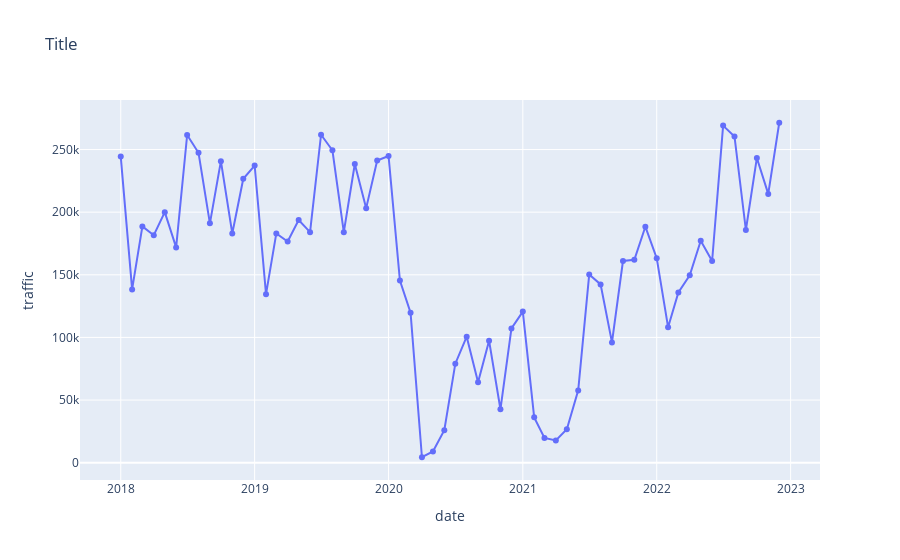

The notebook cell this image was saved under:
### Code cell
from src.figures import plot_airport_line 

plot_airport_line(pax_apt_all, "FMEE")

### Figure 1 — Plotly figure (JSON) as saved in the notebook; plotly's stock layout.template omitted (floating-point values rounded to 4 significant figures)
{"data": [{"hovertemplate": "<i>Aéroport:</i> %{text}<br>Trafic: %{y}", "legendgroup": "", "line": {"color": "#636efa", "dash": "solid"}, "marker": {"symbol": "circle"}, "mode": "markers+lines", "name": "", "orientation": "v", "showlegend": false, "text": ["LA REUNION-ROLAND GARROS", "LA REUNION-ROLAND GARROS", "LA REUNION-ROLAND GARROS", "LA REUNION-ROLAND GARROS", "LA REUNION-ROLAND GARROS", "LA REUNION-ROLAND GARROS", "LA REUNION-ROLAND GARROS", "LA REUNION-ROLAND GARROS", "LA REUNION-ROLAND GARROS", "LA REUNION-ROLAND GARROS", "LA REUNION-ROLAND GARROS", "LA REUNION-ROLAND GARROS", "LA REUNION-ROLAND GARROS", "LA REUNION-ROLAND GARROS", "LA REUNION-ROLAND GARROS", "LA REUNION-ROLAND GARROS", "LA REUNION-ROLAND GARROS", "LA REUNION-ROLAND GARROS", "LA REUNION-ROLAND GARROS", "LA REUNION-ROLAND GARROS", "LA REUNION-ROLAND GARROS", "LA REUNION-ROLAND GARROS", "LA REUNION-ROLAND GARROS", "LA REUNION-ROLAND GARROS", "LA REUNION-ROLAND GARROS", "LA REUNION-ROLAND GARROS", "LA REUNION-ROLAND GARROS", "LA REUNION-ROLAND GARROS", "LA REUNION-ROLAND GARROS", "LA REUNION-ROLAND GARROS", "LA REUNION-ROLAND GARROS", "LA REUNION-ROLAND GARROS", "LA REUNION-ROLAND GARROS", "LA REUNION-ROLAND GARROS", "LA REUNION-ROLAND GARROS", "LA REUNION-ROLAND GARROS", "LA REUNION-ROLAND GARROS", "LA REUNION-ROLAND GARROS", "LA REUNION-ROLAND GARROS", "LA REUNION-ROLAND GARROS", "LA REUNION-ROLAND GARROS", "LA REUNION-ROLAND GARROS", "LA REUNION-ROLAND GARROS", "LA REUNION-ROLAND GARROS", "LA REUNION-ROLAND GARROS", "LA REUNION-ROLAND GARROS", "LA REUNION-ROLAND GARROS", "LA REUNION-ROLAND GARROS", "LA REUNION-ROLAND GARROS", "LA REUNION-ROLAND GARROS", "LA REUNION-ROLAND GARROS", "LA REUNION-ROLAND GARROS", "LA REUNION-ROLAND GARROS", "LA REUNION-ROLAND GARROS", "LA REUNION-ROLAND GARROS", "LA REUNION-ROLAND GARROS", "LA REUNION-ROLAND GARROS", "LA REUNION-ROLAND GARROS", "LA REUNION-ROLAND GARROS", "LA REUNION-ROLAND GARROS"], "type": "scatter", "x": ["2018-01-01T00:00:00", "2018-02-01T00:00:00", "2018-03-01T00:00:00", "2018-04-01T00:00:00", "2018-05-01T00:00:00", "2018-06-01T00:00:00", "2018-07-01T00:00:00", "2018-08-01T00:00:00", "2018-09-01T00:00:00", "2018-10-01T00:00:00", "2018-11-01T00:00:00", "2018-12-01T00:00:00", "2019-01-01T00:00:00", "2019-02-01T00:00:00", "2019-03-01T00:00:00", "2019-04-01T00:00:00", "2019-05-01T00:00:00", "2019-06-01T00:00:00", "2019-07-01T00:00:00", "2019-08-01T00:00:00", "2019-09-01T00:00:00", "2019-10-01T00:00:00", "2019-11-01T00:00:00", "2019-12-01T00:00:00", "2020-01-01T00:00:00", "2020-02-01T00:00:00", "2020-03-01T00:00:00", "2020-04-01T00:00:00", "2020-05-01T00:00:00", "2020-06-01T00:00:00", "2020-07-01T00:00:00", "2020-08-01T00:00:00", "2020-09-01T00:00:00", "2020-10-01T00:00:00", "2020-11-01T00:00:00", "2020-12-01T00:00:00", "2021-01-01T00:00:00", "2021-02-01T00:00:00", "2021-03-01T00:00:00", "2021-04-01T00:00:00", "2021-05-01T00:00:00", "2021-06-01T00:00:00", "2021-07-01T00:00:00", "2021-08-01T00:00:00", "2021-09-01T00:00:00", "2021-10-01T00:00:00", "2021-11-01T00:00:00", "2021-12-01T00:00:00", "2022-01-01T00:00:00", "2022-02-01T00:00:00", "2022-03-01T00:00:00", "2022-04-01T00:00:00", "2022-05-01T00:00:00", "2022-06-01T00:00:00", "2022-07-01T00:00:00", "2022-08-01T00:00:00", "2022-09-01T00:00:00", "2022-10-01T00:00:00", "2022-11-01T00:00:00", "2022-12-01T00:00:00"], "xaxis": "x", "y": [244365, 138337, 188653, 181575, 200005, 171870, 261613, 247387, 191103, 240691, 183015, 226631, 237229, 134555, 183004, 176623, 193694, 184065, 261804, 249406, 184040, 238452, 203214, 241262, 244853, 145416, 119774, 4334, 8999, 25947, 79012, 100577, 64231, 97423, 42629, 107180, 120612, 36196, 19782, 17750, 26638, 57720, 150303, 142347, 96023, 160994, 161925, 188393, 163268, 108193, 135829, 149560, 177207, 161043, 269101, 260412, 185762, 243282, 214571, 271386], "yaxis": "y"}], "layout": {"legend": {"tracegroupgap": 0}, "title": {"text": "Title"}, "xaxis": {"anchor": "y", "domain": [0, 1], "title": {"text": "date"}}, "yaxis": {"anchor": "x", "domain": [0, 1], "title": {"text": "traffic"}}}}
